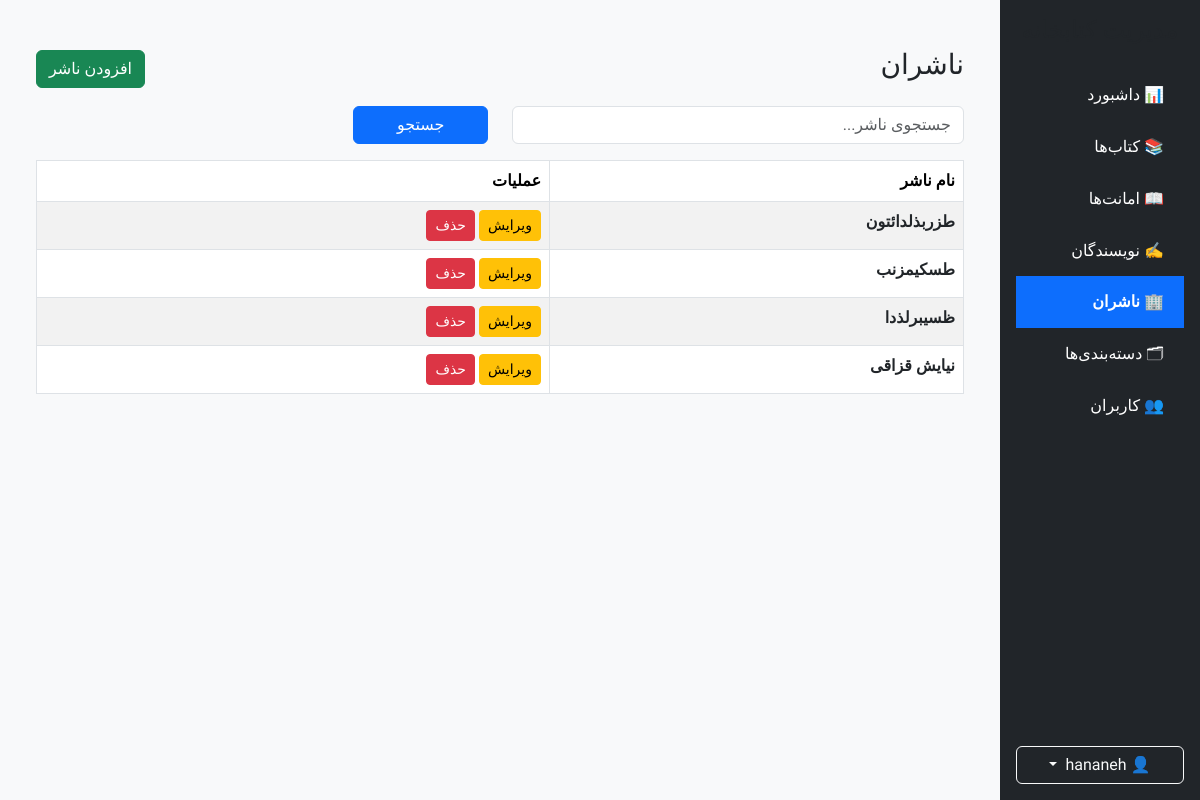
The app's page /dashboard/publishers/ (signed in), older data.
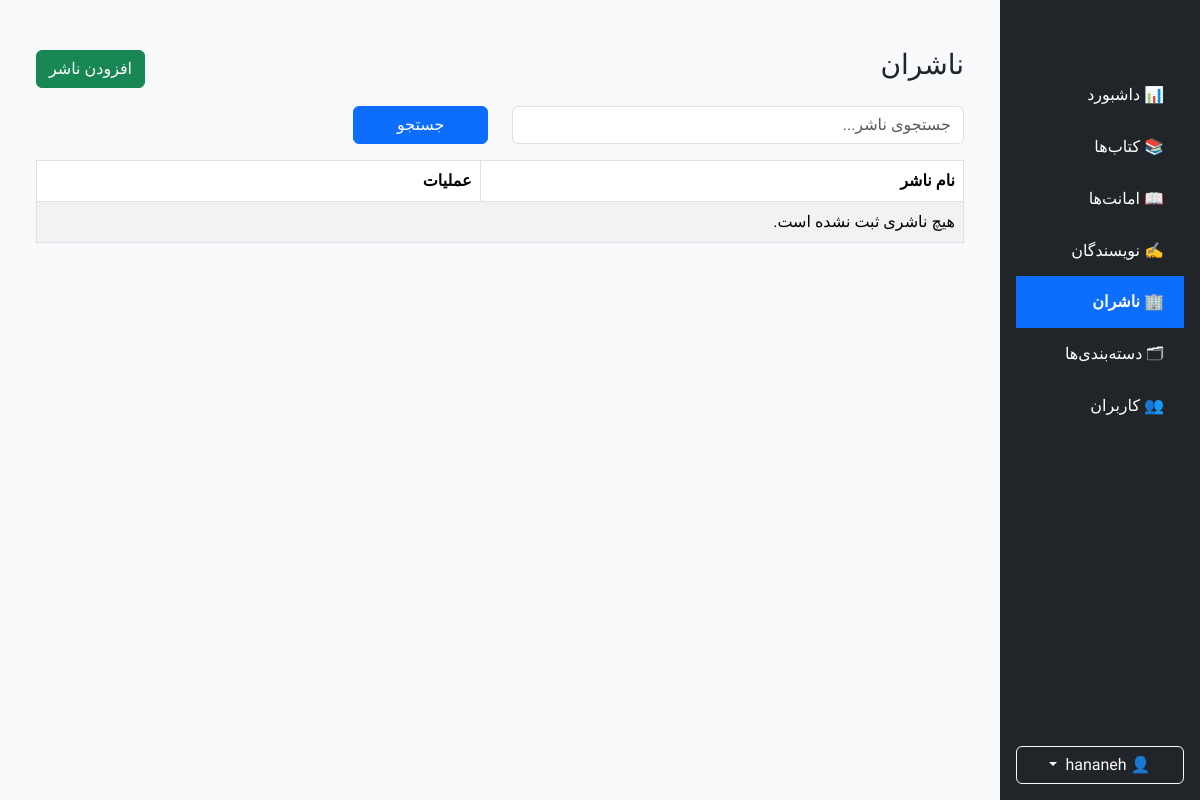
The same page, newer data.
### books/models.py (models this page shows, shortened)
class Publisher(BaseModel):
    name = models.CharField(
        max_length=150,
        unique=True,
        verbose_name="نام ناشر"
    )
    class Meta:
        verbose_name = "ناشر"
        verbose_name_plural = "ناشران"
        ordering = ["name"]

### books/views.py (the view)
# urls.py: path("dashboard/publishers/",views.AdminPublisherListView.as_view(),name="admin-publisher-list",),
class AdminPublisherListView(SuperUserRequiredMixin,ListView,):
    model = Publisher
    template_name = "books/admin/publisher_list.html"
    context_object_name = "publishers"
    paginate_by = 10
    def get_queryset(self):
        queryset = Publisher.objects.all()
        search = self.request.GET.get("search")
        if search:
            queryset = queryset.filter(
                name__icontains=search, )
        return queryset
    def get_context_data(self, **kwargs):
            context = super().get_context_data(**kwargs)
            context["sidebar"] = "publisher"
            return context

### core/mixins.py (called while the page is built)
    def test_func(self):
        return self.request.user.is_superuser

### books/templates/books/admin/publisher_list.html
{% extends "shared/_admin_layout.html" %}
{% block sidebar %}
    {% include "shared/_admin_sidebar.html" %}
{% endblock %}
{% block content %}
<div class="container mt-4">
    <div class="d-flex justify-content-between align-items-center mb-3">
        <h3>ناشران</h3>
        <a href="{% url 'publisher-create' %}" class="btn btn-success">
            افزودن ناشر
        </a>
    </div>
    <form method="get" class="mb-3">
        <div class="row">
            <div class="col-md-6">
                <input
                    type="text"
                    name="search"
                    class="form-control"
                    placeholder="جستجوی ناشر..."
                    value="{{ request.GET.search }}"
                >
            </div>
            <div class="col-md-2">
                <button class="btn btn-primary w-100">
                    جستجو
                </button>
            </div>
        </div>
    </form>
    <table class="table table-bordered table-striped">
        <thead>
        <tr>
            <th>نام ناشر</th>
            <th>عملیات</th>
        </tr>
        </thead>
        <tbody>
        {% for publisher in publishers %}
            <tr>
                <td><a href="{% url 'publisher-detail' publisher.pk %}" class="text-dark fw-semibold text-decoration-none">{{ publisher.name }}</a></td>
                <td>
                    <a
                        href="{% url 'publisher-update' publisher.id %}"
                        class="btn btn-warning btn-sm"
                    >
                        ویرایش
                    </a>
                    <a
                        href="{% url 'publisher-delete' publisher.id %}"
                        class="btn btn-danger btn-sm"
                    >
                        حذف
                    </a>
                </td>
            </tr>
        {% empty %}
            <tr>
                <td colspan="2">
                    هیچ ناشری ثبت نشده است.
                </td>
            </tr>
        {% endfor %}
        </tbody>
    </table>
</div>
{% endblock %}

Row changes from the older to the newer data that the page shows:
removed Publisher: name "طزربذلدائتون"
removed Publisher: name "طسکیمزنب"
removed Publisher: name "ظسیبرلذدا"
removed Publisher: name "نیایش قزاقی"
Text that changed along with them:
text now shown: "هیچ ناشری ثبت نشده است."
